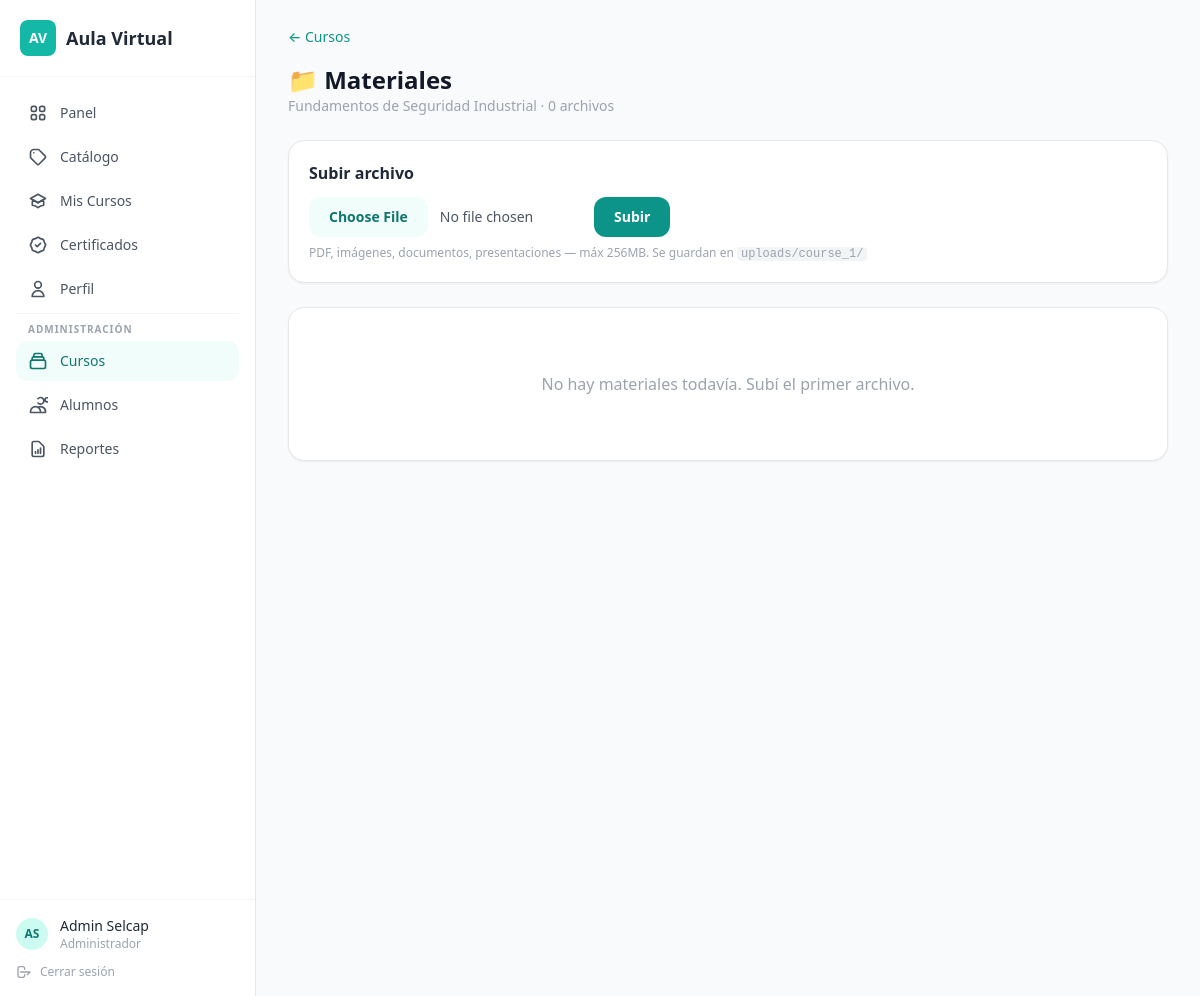
Page /admin/materials.php?course_id=1 (signed in) on the committed database.
### tables this page shows
CREATE TABLE users (
    id INT AUTO_INCREMENT PRIMARY KEY,
    email VARCHAR(255) NOT NULL UNIQUE,
    password_hash VARCHAR(255) NOT NULL,
    first_name VARCHAR(100) NOT NULL,
    last_name VARCHAR(100) NOT NULL,
    role ENUM('admin','student') DEFAULT 'student',
    is_active TINYINT(1) DEFAULT 1,
    created_at TIMESTAMP DEFAULT CURRENT_TIMESTAMP
);

CREATE TABLE courses (
    id INT AUTO_INCREMENT PRIMARY KEY,
    title VARCHAR(255) NOT NULL,
    description TEXT,
    thumbnail_url VARCHAR(500),
    sku VARCHAR(100) UNIQUE,
    is_sequential TINYINT(1) DEFAULT 0,
    passing_grade INT DEFAULT 70,
    status ENUM('draft','published','archived') DEFAULT 'published',
    created_at TIMESTAMP DEFAULT CURRENT_TIMESTAMP
);

### includes/auth.php (called while the page is built, shortened)
<?php
require_once __DIR__ . '/config.php';
function isLoggedIn(): bool {
    return isset($_SESSION['user_id']);
}
function currentUser(): ?array {
    try {
        $stmt = db()->prepare('SELECT id, email, first_name, last_name, role FROM users WHERE id = ? AND is_active = 1');
        $stmt->execute([$_SESSION['user_id']]);
        return $stmt->fetch() ?: null;
    } catch (PDOException $e) {
        return null;
    }
}

### includes/config.php (called while the page is built, shortened)
<?php
function db(): PDO {
    static $pdo = null;
    if ($pdo === null) {
        $dsn = sprintf('mysql:host=%s;dbname=%s;charset=%s', DB_HOST, DB_NAME, DB_CHARSET);
        $pdo = new PDO($dsn, DB_USER, DB_PASS, [
            PDO::ATTR_ERRMODE => PDO::ERRMODE_EXCEPTION,
            PDO::ATTR_DEFAULT_FETCH_MODE => PDO::FETCH_ASSOC,
            PDO::ATTR_EMULATE_PREPARES => false,
        ]);
    }
    return $pdo;
}

### admin/materials.php (the view, shortened to what this page needs)
<?php
require_once __DIR__ . '/../includes/auth.php';
$pdo = db();
$courseId = (int)($_GET['course_id'] ?? 0);
$courseStmt = $pdo->prepare('SELECT * FROM courses WHERE id=?');
$courseStmt->execute([$courseId]);
$course = $courseStmt->fetch();
$matStmt = $pdo->prepare('SELECT * FROM course_materials WHERE course_id=? ORDER BY created_at DESC');
$matStmt->execute([$courseId]);
$materials = $matStmt->fetchAll();
$currentPage = 'cursos';
require __DIR__ . '/../includes/header.php';
?>
<div class="mb-4">
  <a href="<?= BASE_URL ?>/admin/courses.php" class="text-sm text-selcap-600 font-medium hover:underline">← Cursos</a>
</div>
<div class="flex items-center justify-between mb-6">
  <div>
    <h1 class="text-2xl font-extrabold text-gray-900">📁 Materiales</h1>
    <p class="text-sm text-gray-400"><?= htmlspecialchars($course['title']) ?> · <?= count($materials) ?> archivos</p>
  </div>
</div>
<div class="bg-white rounded-2xl shadow-sm border border-gray-200 p-5 mb-6">
  <h2 class="font-bold text-gray-800 mb-3">Subir archivo</h2>
  <form method="POST" enctype="multipart/form-data" class="flex items-end gap-3 flex-wrap">
    <input type="file" name="file" required
           class="text-sm text-gray-600 file:mr-3 file:py-2.5 file:px-5 file:rounded-xl file:border-0 file:text-sm file:font-semibold file:bg-selcap-50 file:text-selcap-700 hover:file:bg-selcap-100">
    <button type="submit" class="bg-selcap-600 hover:bg-selcap-700 text-white font-semibold px-5 py-2.5 rounded-xl transition-colors text-sm">Subir</button>
  </form>
  <p class="text-xs text-gray-400 mt-2">PDF, imágenes, documentos, presentaciones — máx 256MB. Se guardan en <code class="bg-gray-100 px-1 rounded">uploads/course_<?= $courseId ?>/</code></p>
</div>
<div class="bg-white rounded-2xl shadow-sm border border-gray-200 overflow-hidden">
  <?php if ($materials): ?>
    <div class="divide-y divide-gray-50">
      <?php foreach ($materials as $m):
        $icon = '📁';
        $type = $m['file_type'] ?? '';
        if (strpos($type, 'pdf') !== false) $icon = '📄';
        elseif (strpos($type, 'image') !== false) $icon = '🖼️';
        elseif (strpos($type, 'presentation') !== false || strpos($m['file_name'], '.ppt') !== false) $icon = '📊';
        elseif (strpos($type, 'spreadsheet') !== false || strpos($m['file_name'], '.xls') !== false) $icon = '📈';
        elseif (strpos($type, 'video') !== false) $icon = '🎬';
        $size = $m['file_size'] > 1048576 ? round($m['file_size']/1048576,1).' MB' : round($m['file_size']/1024,1).' KB';
      ?>
        <div class="flex items-center justify-between px-5 py-4 hover:bg-gray-50 transition-colors">
          <div class="flex items-center gap-3 min-w-0">
            <span class="text-2xl shrink-0"><?= $icon ?></span>
            <div class="min-w-0">
              <p class="text-sm font-medium text-gray-800 truncate"><?= htmlspecialchars($m['file_name']) ?></p>
              <p class="text-xs text-gray-400"><?= $size ?> · <?= date('d/m/Y H:i', strtotime($m['created_at'])) ?></p>
            </div>
          </div>
          <div class="flex items-center gap-3 shrink-0">
            <a href="<?= htmlspecialchars($m['file_url']) ?>" download class="text-selcap-600 hover:text-selcap-700 text-sm font-medium">Descargar</a>
            <form method="POST" onsubmit="return confirm('¿Eliminar este archivo?')" class="inline">
              <input type="hidden" name="action" value="delete">
              <input type="hidden" name="id" value="<?= $m['id'] ?>">
              <button type="submit" class="text-red-400 hover:text-red-600 text-sm font-medium">Eliminar</button>
            </form>
          </div>
        </div>
      <?php endforeach; ?>
    </div>
  <?php else: ?>
    <p class="text-center text-gray-400 py-16">No hay materiales todavía. Subí el primer archivo.</p>
  <?php endif; ?>
</div>
<?php require __DIR__ . '/../includes/footer.php'; ?>

### includes/header.php (shortened to what this page needs)
<?php
require_once __DIR__ . '/auth.php';
$user = currentUser();
$isAdmin = $user && $user['role'] === 'admin';
$currentPage = $currentPage ?? '';
?>
<!DOCTYPE html>
<html lang="es">
<head>
  <script src="https://cdn.tailwindcss.com"></script>
</head>
<body class="bg-gray-50 min-h-screen">
<div class="flex min-h-screen">
  <aside class="w-64 bg-white border-r border-gray-200 hidden lg:flex flex-col shrink-0">
    <div class="p-5 border-b border-gray-100">
      <a href="<?= BASE_URL ?>/dashboard.php" class="flex items-center gap-2.5 no-underline">
        <div class="w-9 h-9 bg-selcap-500 rounded-lg flex items-center justify-center">
          <span class="text-white font-extrabold text-sm">AV</span>
        </div>
        <span class="font-bold text-gray-800 text-lg">Aula Virtual</span>
      </a>
    </div>
    <nav class="flex-1 p-4 space-y-1">
      <a href="<?= BASE_URL ?>/dashboard.php" class="flex items-center gap-3 px-3 py-2.5 rounded-xl text-sm font-medium transition-colors
        <?= $currentPage === 'dashboard' ? 'bg-selcap-50 text-selcap-700' : 'text-gray-600 hover:bg-gray-50 hover:text-gray-900' ?>">
        Panel
      </a>
      <a href="<?= BASE_URL ?>/catalogo.php" class="flex items-center gap-3 px-3 py-2.5 rounded-xl text-sm font-medium transition-colors
        <?= $currentPage === 'catalogo' ? 'bg-selcap-50 text-selcap-700' : 'text-gray-600 hover:bg-gray-50 hover:text-gray-900' ?>">
        <svg class="w-5 h-5" fill="none" viewBox="0 0 24 24" stroke="currentColor"><path stroke-linecap="round" stroke-linejoin="round" stroke-width="2" d="M7 7h.01M7 3h5c.512 0 1.024.195 1.414.586l7 7a2 2 0 010 2.828l-7 7a2 2 0 01-2.828 0l-7-7A1.994 1.994 0 013 12V7a4 4 0 014-4z"/></svg>
        Catálogo
      </a>
      <a href="<?= BASE_URL ?>/mis-cursos.php" class="flex items-center gap-3 px-3 py-2.5 rounded-xl text-sm font-medium transition-colors
        <?= $currentPage === 'mis-cursos' ? 'bg-selcap-50 text-selcap-700' : 'text-gray-600 hover:bg-gray-50 hover:text-gray-900' ?>">
        Mis Cursos
      </a>
      <a href="<?= BASE_URL ?>/certificados.php" class="flex items-center gap-3 px-3 py-2.5 rounded-xl text-sm font-medium transition-colors
        <?= $currentPage === 'certificados' ? 'bg-selcap-50 text-selcap-700' : 'text-gray-600 hover:bg-gray-50 hover:text-gray-900' ?>">
        Certificados
      </a>
      <a href="<?= BASE_URL ?>/perfil.php" class="flex items-center gap-3 px-3 py-2.5 rounded-xl text-sm font-medium transition-colors
        <?= $currentPage === 'perfil' ? 'bg-selcap-50 text-selcap-700' : 'text-gray-600 hover:bg-gray-50 hover:text-gray-900' ?>">
        <svg class="w-5 h-5" fill="none" viewBox="0 0 24 24" stroke="currentColor"><path stroke-linecap="round" stroke-linejoin="round" stroke-width="2" d="M16 7a4 4 0 11-8 0 4 4 0 018 0zM12 14a7 7 0 00-7 7h14a7 7 0 00-7-7z"/></svg>
        Perfil
      </a>
      <?php if ($isAdmin): ?>
      <div class="border-t border-gray-100 my-2 pt-2">
        <p class="px-3 text-[10px] text-gray-400 mb-1 uppercase tracking-widest font-semibold">Administración</p>
      </div>
      <a href="<?= BASE_URL ?>/admin/courses.php" class="flex items-center gap-3 px-3 py-2.5 rounded-xl text-sm font-medium transition-colors
        <?= $currentPage === 'cursos' ? 'bg-selcap-50 text-selcap-700' : 'text-gray-600 hover:bg-gray-50 hover:text-gray-900' ?>">
        <svg class="w-5 h-5" fill="none" viewBox="0 0 24 24" stroke="currentColor"><path stroke-linecap="round" stroke-linejoin="round" stroke-width="2" d="M19 11H5m14 0a2 2 0 012 2v6a2 2 0 01-2 2H5a2 2 0 01-2-2v-6a2 2 0 012-2m14 0V9a2 2 0 00-2-2M5 11V9a2 2 0 012-2m0 0V5a2 2 0 012-2h6a2 2 0 012 2v2M7 7h10"/></svg>
        Cursos
      </a>
      <a href="<?= BASE_URL ?>/admin/alumnos.php" class="flex items-center gap-3 px-3 py-2.5 rounded-xl text-sm font-medium transition-colors
        <?= $currentPage === 'alumnos' ? 'bg-selcap-50 text-selcap-700' : 'text-gray-600 hover:bg-gray-50 hover:text-gray-900' ?>">
        <svg class="w-5 h-5" fill="none" viewBox="0 0 24 24" stroke="currentColor"><path stroke-linecap="round" stroke-linejoin="round" stroke-width="2" d="M12 4.354a4 4 0 110 5.292M15 21H3v-1a6 6 0 0112 0v1zm0 0h6v-1a6 6 0 00-9-5.197m13.5-9a2.5 2.5 0 11-5 0 2.5 2.5 0 015 0z"/></svg>
        Alumnos
      </a>
      <a href="<?= BASE_URL ?>/admin/reportes.php" class="flex items-center gap-3 px-3 py-2.5 rounded-xl text-sm font-medium transition-colors
        <?= $currentPage === 'reportes' ? 'bg-selcap-50 text-selcap-700' : 'text-gray-600 hover:bg-gray-50 hover:text-gray-900' ?>">
        <svg class="w-5 h-5" fill="none" viewBox="0 0 24 24" stroke="currentColor"><path stroke-linecap="round" stroke-linejoin="round" stroke-width="2" d="M9 17v-2m3 2v-4m3 4v-6m2 10H7a2 2 0 01-2-2V5a2 2 0 012-2h5.586a1 1 0 01.707.293l5.414 5.414a1 1 0 01.293.707V19a2 2 0 01-2 2z"/></svg>
        Reportes
      </a>
      <?php endif; ?>
    </nav>
    <div class="p-4 border-t border-gray-100">
      <div class="flex items-center gap-3 mb-3">
        <div class="w-8 h-8 rounded-full bg-selcap-100 flex items-center justify-center text-selcap-700 font-bold text-xs">
          <?= strtoupper(substr($user['first_name'] ?? 'U', 0, 1) . substr($user['last_name'] ?? '', 0, 1)) ?>
        </div>
        <div class="min-w-0">
          <p class="text-sm font-medium text-gray-800 truncate"><?= htmlspecialchars(($user['first_name'] ?? '') . ' ' . ($user['last_name'] ?? '')) ?></p>
          <p class="text-xs text-gray-400"><?= $isAdmin ? 'Administrador' : 'Estudiante' ?></p>
        </div>
      </div>
      <a href="<?= BASE_URL ?>/logout.php" class="flex items-center gap-2 text-xs text-gray-400 hover:text-red-500 transition-colors">
        <svg class="w-4 h-4" fill="none" viewBox="0 0 24 24" stroke="currentColor"><path stroke-linecap="round" stroke-linejoin="round" stroke-width="2" d="M17 16l4-4m0 0l-4 4m4-4H7m6 4v1a3 3 0 01-3 3H6a3 3 0 01-3-3V7a3 3 0 013-3h4a3 3 0 013 3v1"/></svg>
        Cerrar sesión
      </a>
    </div>
  </aside>
  <div class="flex-1 lg:ml-0 mt-14 lg:mt-0">
    <main class="max-w-5xl mx-auto px-4 lg:px-8 py-6">

### includes/header.php (style rules this page uses)
body { font-family: system-ui, -apple-system, sans-serif; }

### rows in the picture
users: first_name+last_name "AS", first_name+last_name "Admin Selcap"
courses: title "Fundamentos de Seguridad Industrial"

### other values in the picture
count($materials) "0"
$courseId "1"
